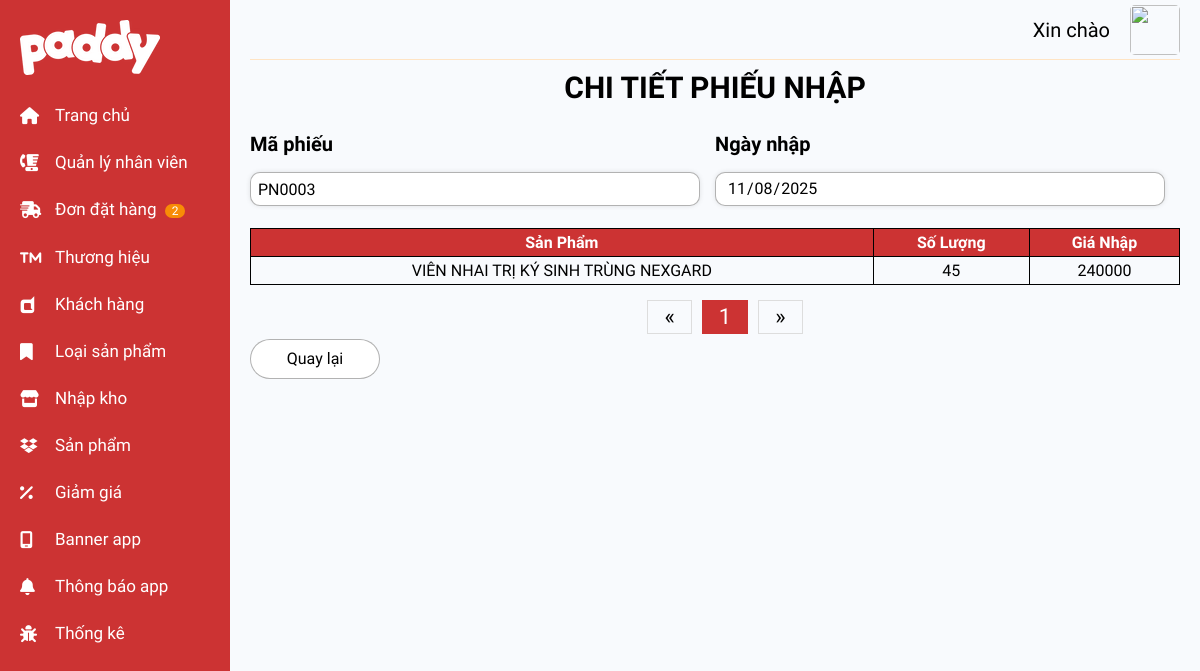
The page /SourceCode/admin/pages/product_details_entry.php?id=PN0003 on the database its author committed.
### tables this page shows
CREATE TABLE `chi_tiet_phieu_nhap` (
  `maPhieuNhap` varchar(6) NOT NULL,
  `maSanPham` varchar(6) NOT NULL,
  `soLuong` int(11) NOT NULL,
  `donGia` int(11) NOT NULL
);

CREATE TABLE `phieu_nhap` (
  `maPhieuNhap` varchar(6) NOT NULL,
  `ngayNhap` date NOT NULL,
  `maNhanVien` varchar(6) NOT NULL
);

CREATE TABLE `san_pham` (
  `maSanPham` varchar(6) NOT NULL,
  `tenSanPham` varchar(255) NOT NULL,
  `donGiaMua` int(11) NOT NULL,
  `donGiaBan` int(11) NOT NULL,
  `maThuongHieu` varchar(6) NOT NULL,
  `maLoai` varchar(6) NOT NULL,
  `soLuong` int(11) NOT NULL,
  `hinhAnh` varchar(255) NOT NULL,
  `moTa` varchar(255) NOT NULL
);

### SourceCode/admin/pages/product_details_entry.php (the view, shortened to what this page needs)
<?php
include '../templates/nav_admin1.php';
$id = $_GET['id'];
$query = "SELECT chi_tiet_phieu_nhap.*, phieu_nhap.ngayNhap, tenSanPham FROM `chi_tiet_phieu_nhap`
JOIN phieu_nhap on phieu_nhap.maPhieuNhap = chi_tiet_phieu_nhap.maPhieuNhap
JOIN san_pham on san_pham.maSanPham = chi_tiet_phieu_nhap.maSanPham
WHERE chi_tiet_phieu_nhap.`maPhieuNhap` = '" . $id . "'";
$statement = $dbh->prepare($query);
$statement->execute();
$statement->setFetchMode(PDO::FETCH_OBJ);
$result = $statement->fetch();
?>
<div class="body" style="margin-top: 15px">
    <h1 align="center" class="Title_Admin_create_form">CHI TIẾT PHIẾU NHẬP</h1>
    <div class="form_field" style="width: 50%; float: left;">
        <h3>Mã phiếu</h3>
        <input type="text" class="textfile" readonly value="<?php echo $id; ?>" name="MAPHIEUNK">
    </div>
    <div class="form_field" style="width: 50%; float: right;">
        <h3>Ngày nhập</h3>
        <input type="date" class="textfile" id="ngay" value="<?php echo $result->ngayNhap; ?>" name="NGAYNK" readonly>
    </div>
    <table id="productTable" width="100%">
        <tr>
            <th>Sản Phẩm</th>
            <th>Số Lượng</th>
            <th>Giá Nhập</th>
        </tr>
        <tr>
            <?php include '../includes/show_details_entry_table.php' ?>
        </tr>
    </table>
    <div align="center" style="margin-top:10px" class="menu-wrapper">
        <ul class="pagination menu">
            <?php include '../includes/paging_with_id.php' ?>
        </ul>
    </div>
    <div class="button">
        <a href="<?php echo "entry_index.php"; ?> "><input type="button" value="Quay lại"
                class="button_add_admin" /></a>
    </div>
</div>
<?php include '../templates/nav_admin2.php' ?>

### SourceCode/admin/includes/show_details_entry_table.php (shortened to what this page needs)
<?php
$rowOfPage = 10;
$currentPage = isset($_GET['page']) ? (int) $_GET['page'] : 1;
$query = $query . "ORDER BY chi_tiet_phieu_nhap.`maPhieuNhap` ASC LIMIT " . $rowOfPage . " OFFSET " . ($currentPage - 1) * $rowOfPage;
$statement = $dbh->prepare($query);
$statement->execute();
$statement->setFetchMode(PDO::FETCH_OBJ);
$result = $statement->fetchAll();
if ($result) {
    foreach ($result as $row) {
        echo "<tr>
                            <td>" . $row->tenSanPham . "</td>
                            <td>" . $row->soLuong . "</td>
                            <td>" . $row->donGia . "</td>
                        </tr>";
    }
} else {
    echo "<tr>
                <td colspan=\"4\">Không có dữ liệu</td>
                </tr>";
}
?>

### SourceCode/admin/assets/css/main.css (style rules this page uses)
th { background-color: #CC3333; color: white; }
th, td { border: 1px solid black; padding: 8px; text-align: center; padding: 4px; }
.Title_Admin_create_form { font-size: 3rem; }
.form_field, .name_form_field, .textfile, .error_message { display: block; }
.form_field { padding-bottom: 16px; min-height: 90px; }
.textfile { min-width: 450px; height: 34px; margin-bottom: 6px; border-radius: 10px; border: 1px solid rgb(0,0,0,0.3); text-indent: 5px; outline: none; box-shadow: 0px 0px 5px rgba(0, 0, 0, 0.1); }
.button { font-size: 1.6rem; }
.button .button_add_admin { height: 40px; width: 130px; background-color: #ffffff; border-radius: 20px; margin-right: 10px; border: 1px solid rgb(0,0,0,0.3); cursor: pointer; }

### SourceCode/admin/pages/product_details_entry.php (style rules this page uses)
input { font-size: 16px; }
h3 { font-size: 20px; }
table { border-collapse: collapse; }

### SourceCode/admin/includes/paging_with_id.php (style rules this page uses)
.menu-wrapper { height: auto; width: 100%; }
.menu { margin: 0; padding: 0 0 0 20px; }
ul { list-style-type: none; }

### rows shown on the page
chi_tiet_phieu_nhap: NGAYNK "11/08/2025", maSanPham.tenSanPham "VIÊN NHAI TRỊ KÝ SINH TRÙNG NEXGARD", soLuong "45", donGia "240000"

### other values the page prints
$soDonChoXacNhan "2"
